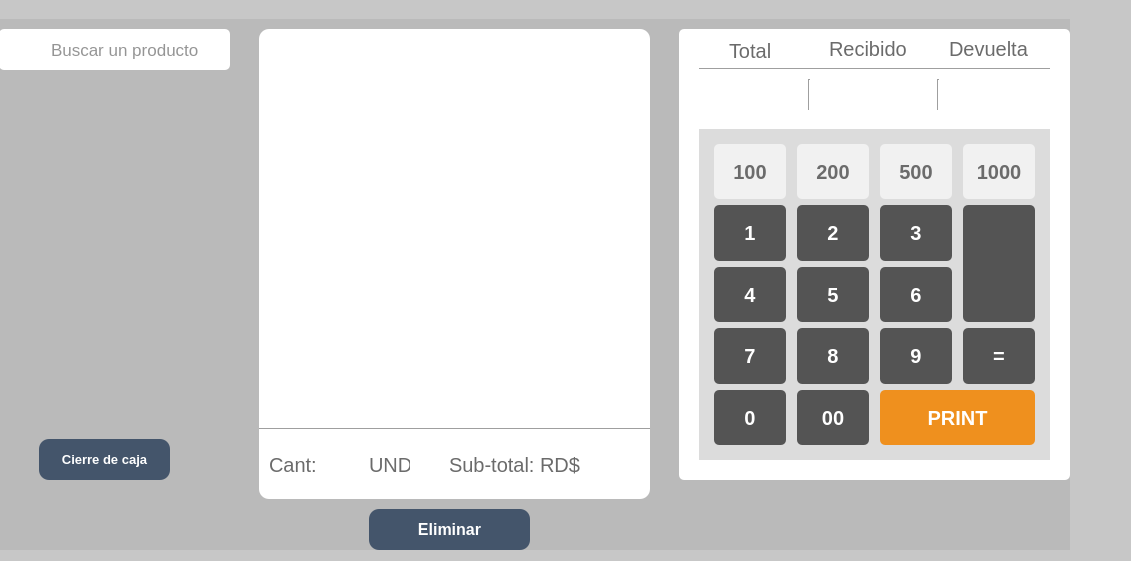
<?xml version="1.0" encoding="UTF-8"?>
<ui version="4.0">
 <class>Form</class>
 <widget class="QWidget" name="Form">
  <property name="geometry">
   <rect>
    <x>0</x>
    <y>0</y>
    <width>1131</width>
    <height>561</height>
   </rect>
  </property>
  <property name="windowTitle">
   <string>Form</string>
  </property>
  <property name="styleSheet">
   <string notr="true">background-color: rgba(167, 167, 167, 100);</string>
  </property>
  <widget class="QWidget" name="contenedor" native="true">
   <property name="geometry">
    <rect>
     <x>-1</x>
     <y>19</y>
     <width>1071</width>
     <height>531</height>
    </rect>
   </property>
   <widget class="QLabel" name="precio_total">
    <property name="geometry">
     <rect>
      <x>710</x>
      <y>60</y>
      <width>81</width>
      <height>31</height>
     </rect>
    </property>
    <property name="styleSheet">
     <string notr="true">
background-color: rgb(255, 255, 255);
	color: rgb(107, 107, 107);
	font-size: 20px;
	font-weight: 100;
	border-radius: 5px;
</string>
    </property>
    <property name="text">
     <string/>
    </property>
    <property name="alignment">
     <set>Qt::AlignCenter</set>
    </property>
   </widget>
   <widget class="Line" name="line_4">
    <property name="geometry">
     <rect>
      <x>931</x>
      <y>60</y>
      <width>16</width>
      <height>31</height>
     </rect>
    </property>
    <property name="styleSheet">
     <string notr="true">background: none;</string>
    </property>
    <property name="orientation">
     <enum>Qt::Vertical</enum>
    </property>
   </widget>
   <widget class="QLabel" name="label_2">
    <property name="geometry">
     <rect>
      <x>10</x>
      <y>20</y>
      <width>21</width>
      <height>21</height>
     </rect>
    </property>
    <property name="styleSheet">
     <string notr="true">QLabel {
	background: none;
}</string>
    </property>
    <property name="text">
     <string/>
    </property>
    <property name="pixmap">
     <pixmap>../Downloads/Descargas/search (1).png</pixmap>
    </property>
    <property name="scaledContents">
     <bool>true</bool>
    </property>
   </widget>
   <widget class="QLabel" name="monto_pagado">
    <property name="geometry">
     <rect>
      <x>830</x>
      <y>60</y>
      <width>81</width>
      <height>31</height>
     </rect>
    </property>
    <property name="styleSheet">
     <string notr="true">
background-color: rgb(255, 255, 255);
	color: rgb(107, 107, 107);
	font-size: 20px;
	font-weight: 100;
	border-radius: 5px;
</string>
    </property>
    <property name="text">
     <string/>
    </property>
    <property name="alignment">
     <set>Qt::AlignCenter</set>
    </property>
   </widget>
   <widget class="QLabel" name="label_6">
    <property name="geometry">
     <rect>
      <x>730</x>
      <y>22</y>
      <width>71</width>
      <height>20</height>
     </rect>
    </property>
    <property name="styleSheet">
     <string notr="true">QLabel {
	background: transparent;
	font-size: 20px;
	font-weight: 200;
	color: rgb(107, 107, 107);
}</string>
    </property>
    <property name="text">
     <string>Total</string>
    </property>
   </widget>
   <widget class="QListView" name="listView_2">
    <property name="geometry">
     <rect>
      <x>680</x>
      <y>10</y>
      <width>391</width>
      <height>451</height>
     </rect>
    </property>
    <property name="styleSheet">
     <string notr="true">QListView {
	background-color: rgb(255, 255, 255);
	border-radius: 5px;
}</string>
    </property>
   </widget>
   <widget class="QLineEdit" name="input_buscar">
    <property name="geometry">
     <rect>
      <x>0</x>
      <y>10</y>
      <width>231</width>
      <height>41</height>
     </rect>
    </property>
    <property name="styleSheet">
     <string notr="true">QLineEdit {
	border-radius: 5px;
	background-color:  rgb(255, 255, 255);
	padding-left: 50px;
	font-size: 17px;
	color: rgb(43, 43, 43);
}</string>
    </property>
    <property name="placeholderText">
     <string>Buscar un producto</string>
    </property>
   </widget>
   <widget class="Line" name="line">
    <property name="geometry">
     <rect>
      <x>260</x>
      <y>400</y>
      <width>391</width>
      <height>20</height>
     </rect>
    </property>
    <property name="styleSheet">
     <string notr="true">background: none;</string>
    </property>
    <property name="orientation">
     <enum>Qt::Horizontal</enum>
    </property>
   </widget>
   <widget class="Line" name="line_5">
    <property name="geometry">
     <rect>
      <x>700</x>
      <y>35</y>
      <width>351</width>
      <height>31</height>
     </rect>
    </property>
    <property name="styleSheet">
     <string notr="true">background: none;</string>
    </property>
    <property name="orientation">
     <enum>Qt::Horizontal</enum>
    </property>
   </widget>
   <widget class="QWidget" name="gridLayoutWidget">
    <property name="geometry">
     <rect>
      <x>700</x>
      <y>110</y>
      <width>351</width>
      <height>331</height>
     </rect>
    </property>
    <layout class="QGridLayout" name="gridLayout_3">
     <property name="leftMargin">
      <number>15</number>
     </property>
     <property name="topMargin">
      <number>15</number>
     </property>
     <property name="rightMargin">
      <number>15</number>
     </property>
     <property name="bottomMargin">
      <number>15</number>
     </property>
     <property name="horizontalSpacing">
      <number>11</number>
     </property>
     <property name="verticalSpacing">
      <number>6</number>
     </property>
     <item row="4" column="3">
      <widget class="QPushButton" name="btn_9">
       <property name="sizePolicy">
        <sizepolicy hsizetype="Preferred" vsizetype="Preferred">
         <horstretch>0</horstretch>
         <verstretch>0</verstretch>
        </sizepolicy>
       </property>
       <property name="styleSheet">
        <string notr="true">QPushButton {
	background-color: rgb(84, 84, 84);
	color:  rgb(255, 255, 255);
	font-size: 20px;
	font-weight: 700;
	border-radius: 5px;
}</string>
       </property>
       <property name="text">
        <string>9</string>
       </property>
      </widget>
     </item>
     <item row="3" column="1">
      <widget class="QPushButton" name="btn_4">
       <property name="sizePolicy">
        <sizepolicy hsizetype="Preferred" vsizetype="MinimumExpanding">
         <horstretch>0</horstretch>
         <verstretch>0</verstretch>
        </sizepolicy>
       </property>
       <property name="maximumSize">
        <size>
         <width>120</width>
         <height>60</height>
        </size>
       </property>
       <property name="styleSheet">
        <string notr="true">QPushButton {
	background-color: rgb(84, 84, 84);
	color:  rgb(255, 255, 255);
	font-size: 20px;
	font-weight: 700;
	border-radius: 5px;
}</string>
       </property>
       <property name="text">
        <string>4</string>
       </property>
      </widget>
     </item>
     <item row="2" column="3">
      <widget class="QPushButton" name="btn_3">
       <property name="sizePolicy">
        <sizepolicy hsizetype="Preferred" vsizetype="Preferred">
         <horstretch>0</horstretch>
         <verstretch>0</verstretch>
        </sizepolicy>
       </property>
       <property name="styleSheet">
        <string notr="true">QPushButton {
	background-color: rgb(84, 84, 84);
	color:  rgb(255, 255, 255);
	font-size: 20px;
	font-weight: 700;
	border-radius: 5px;
}</string>
       </property>
       <property name="text">
        <string>3</string>
       </property>
      </widget>
     </item>
     <item row="0" column="4">
      <widget class="QPushButton" name="btn_valor_4">
       <property name="sizePolicy">
        <sizepolicy hsizetype="Preferred" vsizetype="MinimumExpanding">
         <horstretch>0</horstretch>
         <verstretch>0</verstretch>
        </sizepolicy>
       </property>
       <property name="styleSheet">
        <string notr="true">QPushButton {
background-color: #f1f1f1;
	color: rgb(107, 107, 107);
	font-size: 20px;
	font-weight: 700;
	border-radius: 5px;
}</string>
       </property>
       <property name="text">
        <string>1000</string>
       </property>
      </widget>
     </item>
     <item row="5" column="3" colspan="2">
      <widget class="QPushButton" name="generar_factura">
       <property name="sizePolicy">
        <sizepolicy hsizetype="Preferred" vsizetype="Preferred">
         <horstretch>0</horstretch>
         <verstretch>0</verstretch>
        </sizepolicy>
       </property>
       <property name="styleSheet">
        <string notr="true">QPushButton {
background-color: rgb(239, 144, 30);
	color:  rgb(255, 255, 255);
	font-size: 20px;
	font-weight: 700;
	border-radius: 5px;
}</string>
       </property>
       <property name="text">
        <string>PRINT</string>
       </property>
      </widget>
     </item>
     <item row="4" column="4">
      <widget class="QPushButton" name="btn_igual">
       <property name="sizePolicy">
        <sizepolicy hsizetype="Preferred" vsizetype="Preferred">
         <horstretch>0</horstretch>
         <verstretch>0</verstretch>
        </sizepolicy>
       </property>
       <property name="styleSheet">
        <string notr="true">QPushButton {
	background-color: rgb(84, 84, 84);
	color:  rgb(255, 255, 255);
	font-size: 20px;
	font-weight: 700;
	border-radius: 5px;
}</string>
       </property>
       <property name="text">
        <string>=</string>
       </property>
      </widget>
     </item>
     <item row="5" column="1">
      <widget class="QPushButton" name="btn_0">
       <property name="sizePolicy">
        <sizepolicy hsizetype="Preferred" vsizetype="MinimumExpanding">
         <horstretch>0</horstretch>
         <verstretch>0</verstretch>
        </sizepolicy>
       </property>
       <property name="maximumSize">
        <size>
         <width>120</width>
         <height>60</height>
        </size>
       </property>
       <property name="styleSheet">
        <string notr="true">QPushButton {
	background-color: rgb(84, 84, 84);
	color:  rgb(255, 255, 255);
	font-size: 20px;
	font-weight: 700;
	border-radius: 5px;
}</string>
       </property>
       <property name="text">
        <string>0</string>
       </property>
      </widget>
     </item>
     <item row="3" column="2">
      <widget class="QPushButton" name="btn_5">
       <property name="sizePolicy">
        <sizepolicy hsizetype="Preferred" vsizetype="Preferred">
         <horstretch>0</horstretch>
         <verstretch>0</verstretch>
        </sizepolicy>
       </property>
       <property name="styleSheet">
        <string notr="true">QPushButton {
	background-color: rgb(84, 84, 84);
	color:  rgb(255, 255, 255);
	font-size: 20px;
	font-weight: 700;
	border-radius: 5px;
}</string>
       </property>
       <property name="text">
        <string>5</string>
       </property>
      </widget>
     </item>
     <item row="3" column="3">
      <widget class="QPushButton" name="btn_6">
       <property name="sizePolicy">
        <sizepolicy hsizetype="Preferred" vsizetype="Preferred">
         <horstretch>0</horstretch>
         <verstretch>0</verstretch>
        </sizepolicy>
       </property>
       <property name="styleSheet">
        <string notr="true">QPushButton {
	background-color: rgb(84, 84, 84);
	color:  rgb(255, 255, 255);
	font-size: 20px;
	font-weight: 700;
	border-radius: 5px;
}</string>
       </property>
       <property name="text">
        <string>6</string>
       </property>
      </widget>
     </item>
     <item row="2" column="1">
      <widget class="QPushButton" name="btn_1">
       <property name="enabled">
        <bool>true</bool>
       </property>
       <property name="sizePolicy">
        <sizepolicy hsizetype="Preferred" vsizetype="MinimumExpanding">
         <horstretch>0</horstretch>
         <verstretch>0</verstretch>
        </sizepolicy>
       </property>
       <property name="maximumSize">
        <size>
         <width>120</width>
         <height>60</height>
        </size>
       </property>
       <property name="styleSheet">
        <string notr="true">QPushButton {
	background-color: rgb(84, 84, 84);
	color:  rgb(255, 255, 255);
	font-size: 20px;
	font-weight: 700;
	border-radius: 5px;
}</string>
       </property>
       <property name="text">
        <string>1</string>
       </property>
      </widget>
     </item>
     <item row="2" column="2">
      <widget class="QPushButton" name="btn_2">
       <property name="sizePolicy">
        <sizepolicy hsizetype="Preferred" vsizetype="Preferred">
         <horstretch>0</horstretch>
         <verstretch>0</verstretch>
        </sizepolicy>
       </property>
       <property name="styleSheet">
        <string notr="true">QPushButton {
	background-color: rgb(84, 84, 84);
	color:  rgb(255, 255, 255);
	font-size: 20px;
	font-weight: 700;
	border-radius: 5px;
}</string>
       </property>
       <property name="text">
        <string>2</string>
       </property>
      </widget>
     </item>
     <item row="5" column="2">
      <widget class="QPushButton" name="btn_00">
       <property name="sizePolicy">
        <sizepolicy hsizetype="Preferred" vsizetype="Preferred">
         <horstretch>0</horstretch>
         <verstretch>0</verstretch>
        </sizepolicy>
       </property>
       <property name="styleSheet">
        <string notr="true">QPushButton {
	background-color: rgb(84, 84, 84);
	color:  rgb(255, 255, 255);
	font-size: 20px;
	font-weight: 700;
	border-radius: 5px;
}</string>
       </property>
       <property name="text">
        <string>00</string>
       </property>
      </widget>
     </item>
     <item row="4" column="1">
      <widget class="QPushButton" name="btn_7">
       <property name="sizePolicy">
        <sizepolicy hsizetype="Preferred" vsizetype="MinimumExpanding">
         <horstretch>0</horstretch>
         <verstretch>0</verstretch>
        </sizepolicy>
       </property>
       <property name="maximumSize">
        <size>
         <width>120</width>
         <height>60</height>
        </size>
       </property>
       <property name="styleSheet">
        <string notr="true">QPushButton {
	background-color: rgb(84, 84, 84);
	color:  rgb(255, 255, 255);
	font-size: 20px;
	font-weight: 700;
	border-radius: 5px;
}</string>
       </property>
       <property name="text">
        <string>7</string>
       </property>
      </widget>
     </item>
     <item row="4" column="2">
      <widget class="QPushButton" name="btn_8">
       <property name="sizePolicy">
        <sizepolicy hsizetype="Preferred" vsizetype="Preferred">
         <horstretch>0</horstretch>
         <verstretch>0</verstretch>
        </sizepolicy>
       </property>
       <property name="styleSheet">
        <string notr="true">QPushButton {
	background-color: rgb(84, 84, 84);
	color:  rgb(255, 255, 255);
	font-size: 20px;
	font-weight: 700;
	border-radius: 5px;
}</string>
       </property>
       <property name="text">
        <string>8</string>
       </property>
      </widget>
     </item>
     <item row="0" column="1">
      <widget class="QPushButton" name="btn_valor_1">
       <property name="sizePolicy">
        <sizepolicy hsizetype="Preferred" vsizetype="MinimumExpanding">
         <horstretch>0</horstretch>
         <verstretch>0</verstretch>
        </sizepolicy>
       </property>
       <property name="styleSheet">
        <string notr="true">QPushButton {
background-color: #f1f1f1;
	color: rgb(107, 107, 107);
	font-size: 20px;
	font-weight: 700;
	border-radius: 5px;
}</string>
       </property>
       <property name="text">
        <string>100</string>
       </property>
      </widget>
     </item>
     <item row="0" column="2">
      <widget class="QPushButton" name="btn_valor_2">
       <property name="sizePolicy">
        <sizepolicy hsizetype="Preferred" vsizetype="MinimumExpanding">
         <horstretch>0</horstretch>
         <verstretch>0</verstretch>
        </sizepolicy>
       </property>
       <property name="styleSheet">
        <string notr="true">QPushButton {
background-color: #f1f1f1;
	color: rgb(107, 107, 107);
	font-size: 20px;
	font-weight: 700;
	border-radius: 5px;
}</string>
       </property>
       <property name="text">
        <string>200</string>
       </property>
      </widget>
     </item>
     <item row="0" column="3">
      <widget class="QPushButton" name="btn_valor_3">
       <property name="sizePolicy">
        <sizepolicy hsizetype="Preferred" vsizetype="MinimumExpanding">
         <horstretch>0</horstretch>
         <verstretch>0</verstretch>
        </sizepolicy>
       </property>
       <property name="styleSheet">
        <string notr="true">QPushButton {
background-color: #f1f1f1;
	color: rgb(107, 107, 107);
	font-size: 20px;
	font-weight: 700;
	border-radius: 5px;
}</string>
       </property>
       <property name="text">
        <string>500</string>
       </property>
      </widget>
     </item>
     <item row="2" column="4" rowspan="2">
      <widget class="QPushButton" name="btn_borrar">
       <property name="sizePolicy">
        <sizepolicy hsizetype="Preferred" vsizetype="Preferred">
         <horstretch>0</horstretch>
         <verstretch>0</verstretch>
        </sizepolicy>
       </property>
       <property name="styleSheet">
        <string notr="true">QPushButton {
	background-color: rgb(84, 84, 84);
	color:  rgb(255, 255, 255);
	font-size: 20px;
	font-weight: 700;
	border-radius: 5px;
}</string>
       </property>
       <property name="text">
        <string/>
       </property>
       <property name="icon">
        <iconset>
         <normaloff>../img/elimina.png</normaloff>../img/elimina.png</iconset>
       </property>
       <property name="iconSize">
        <size>
         <width>49</width>
         <height>70</height>
        </size>
       </property>
      </widget>
     </item>
    </layout>
   </widget>
   <widget class="QLabel" name="label_9">
    <property name="geometry">
     <rect>
      <x>950</x>
      <y>20</y>
      <width>101</width>
      <height>20</height>
     </rect>
    </property>
    <property name="styleSheet">
     <string notr="true">QLabel {
	background: transparent;
	font-size: 20px;
	font-weight: 200;
	color: rgb(107, 107, 107);
}</string>
    </property>
    <property name="text">
     <string>Devuelta</string>
    </property>
   </widget>
   <widget class="QPushButton" name="btn_eliminar_lista">
    <property name="geometry">
     <rect>
      <x>370</x>
      <y>490</y>
      <width>161</width>
      <height>41</height>
     </rect>
    </property>
    <property name="font">
     <font>
      <pointsize>12</pointsize>
      <weight>75</weight>
      <bold>true</bold>
     </font>
    </property>
    <property name="styleSheet">
     <string notr="true">background-color:#44556b;
color: #fff;
border-radius: 10px;
height: 60px;</string>
    </property>
    <property name="text">
     <string>Eliminar</string>
    </property>
    <property name="icon">
     <iconset>
      <normaloff>../img/borrar2.png</normaloff>../img/borrar2.png</iconset>
    </property>
    <property name="iconSize">
     <size>
      <width>40</width>
      <height>40</height>
     </size>
    </property>
   </widget>
   <widget class="QPushButton" name="btn_cerrar_caja">
    <property name="geometry">
     <rect>
      <x>40</x>
      <y>420</y>
      <width>131</width>
      <height>41</height>
     </rect>
    </property>
    <property name="font">
     <font>
      <pointsize>10</pointsize>
      <weight>75</weight>
      <bold>true</bold>
     </font>
    </property>
    <property name="styleSheet">
     <string notr="true">background-color:#44556b;
color: #fff;
border-radius: 10px;
</string>
    </property>
    <property name="text">
     <string>Cierre de caja</string>
    </property>
    <property name="icon">
     <iconset>
      <normaloff>../img/cierre_caja.png</normaloff>../img/cierre_caja.png</iconset>
    </property>
    <property name="iconSize">
     <size>
      <width>17</width>
      <height>17</height>
     </size>
    </property>
   </widget>
   <widget class="QLabel" name="label_8">
    <property name="geometry">
     <rect>
      <x>830</x>
      <y>20</y>
      <width>91</width>
      <height>20</height>
     </rect>
    </property>
    <property name="styleSheet">
     <string notr="true">QLabel {
	background: transparent;
	font-size: 20px;
	font-weight: 200;
	color: rgb(107, 107, 107);
}</string>
    </property>
    <property name="text">
     <string>Recibido</string>
    </property>
   </widget>
   <widget class="QLabel" name="devuelta_2">
    <property name="geometry">
     <rect>
      <x>970</x>
      <y>60</y>
      <width>51</width>
      <height>31</height>
     </rect>
    </property>
    <property name="styleSheet">
     <string notr="true">
background-color: rgb(255, 255, 255);
	color: rgb(107, 107, 107);
	font-size: 20px;
	font-weight: 100;
	border-radius: 5px;
</string>
    </property>
    <property name="text">
     <string/>
    </property>
    <property name="alignment">
     <set>Qt::AlignCenter</set>
    </property>
   </widget>
   <widget class="Line" name="line_3">
    <property name="geometry">
     <rect>
      <x>800</x>
      <y>60</y>
      <width>20</width>
      <height>31</height>
     </rect>
    </property>
    <property name="styleSheet">
     <string notr="true">background: none;</string>
    </property>
    <property name="orientation">
     <enum>Qt::Vertical</enum>
    </property>
   </widget>
   <widget class="QScrollArea" name="sugerencias">
    <property name="geometry">
     <rect>
      <x>0</x>
      <y>50</y>
      <width>231</width>
      <height>80</height>
     </rect>
    </property>
    <property name="styleSheet">
     <string notr="true">border:none;
background-color:transparent;</string>
    </property>
    <property name="widgetResizable">
     <bool>true</bool>
    </property>
    <widget class="QWidget" name="scrollAreaWidgetContents">
     <property name="geometry">
      <rect>
       <x>0</x>
       <y>0</y>
       <width>231</width>
       <height>80</height>
      </rect>
     </property>
    </widget>
   </widget>
   <widget class="QListWidget" name="lista_articulo">
    <property name="geometry">
     <rect>
      <x>260</x>
      <y>10</y>
      <width>391</width>
      <height>391</height>
     </rect>
    </property>
    <property name="styleSheet">
     <string notr="true">background-color:#ffffff;
border:none;
border-top-left-radius:10px;
border-top-right-radius:10px;</string>
    </property>
   </widget>
   <widget class="QWidget" name="detalles" native="true">
    <property name="geometry">
     <rect>
      <x>260</x>
      <y>400</y>
      <width>391</width>
      <height>80</height>
     </rect>
    </property>
    <property name="styleSheet">
     <string notr="true">background-color:#ffffff;
border-bottom-left-radius:10px;
border-bottom-right-radius:10px;

</string>
    </property>
    <widget class="QLabel" name="unidades">
     <property name="geometry">
      <rect>
       <x>60</x>
       <y>30</y>
       <width>51</width>
       <height>31</height>
      </rect>
     </property>
     <property name="styleSheet">
      <string notr="true">color: rgb(107, 107, 107);
	background: transparent;
	font-size: 20px;
	font-weight: 200;
	padding-left:2px;</string>
     </property>
     <property name="text">
      <string/>
     </property>
    </widget>
    <widget class="QLabel" name="label_5">
     <property name="geometry">
      <rect>
       <x>110</x>
       <y>30</y>
       <width>41</width>
       <height>31</height>
      </rect>
     </property>
     <property name="styleSheet">
      <string notr="true">color: rgb(107, 107, 107);
	background: transparent;
	font-size: 20px;
	font-weight: 200;
	text-align:end;</string>
     </property>
     <property name="text">
      <string>UND</string>
     </property>
    </widget>
    <widget class="QLabel" name="label">
     <property name="geometry">
      <rect>
       <x>10</x>
       <y>30</y>
       <width>51</width>
       <height>31</height>
      </rect>
     </property>
     <property name="styleSheet">
      <string notr="true">QLabel {
	color: rgb(107, 107, 107);
	background: transparent;
	font-size: 20px;
	font-weight: 200;
}</string>
     </property>
     <property name="text">
      <string>Cant: </string>
     </property>
    </widget>
    <widget class="QLabel" name="label_12">
     <property name="geometry">
      <rect>
       <x>190</x>
       <y>30</y>
       <width>131</width>
       <height>31</height>
      </rect>
     </property>
     <property name="styleSheet">
      <string notr="true">QLabel {
	color: rgb(107, 107, 107);
	background: transparent;
	font-size: 20px;
	font-weight: 200;
}</string>
     </property>
     <property name="text">
      <string>Sub-total: RD$</string>
     </property>
    </widget>
    <widget class="QLabel" name="total">
     <property name="geometry">
      <rect>
       <x>320</x>
       <y>30</y>
       <width>71</width>
       <height>31</height>
      </rect>
     </property>
     <property name="styleSheet">
      <string notr="true">color: rgb(107, 107, 107);
	background: transparent;
	font-size: 20px;
	font-weight: 200;</string>
     </property>
     <property name="text">
      <string/>
     </property>
    </widget>
   </widget>
   <widget class="QLabel" name="icon_buscar">
    <property name="geometry">
     <rect>
      <x>0</x>
      <y>10</y>
      <width>41</width>
      <height>41</height>
     </rect>
    </property>
    <property name="styleSheet">
     <string notr="true">background-color:transparent;</string>
    </property>
    <property name="text">
     <string/>
    </property>
    <property name="pixmap">
     <pixmap>../img/lupa.png</pixmap>
    </property>
    <property name="scaledContents">
     <bool>true</bool>
    </property>
   </widget>
   <zorder>detalles</zorder>
   <zorder>listView_2</zorder>
   <zorder>precio_total</zorder>
   <zorder>line_4</zorder>
   <zorder>label_2</zorder>
   <zorder>monto_pagado</zorder>
   <zorder>label_6</zorder>
   <zorder>input_buscar</zorder>
   <zorder>line</zorder>
   <zorder>line_5</zorder>
   <zorder>gridLayoutWidget</zorder>
   <zorder>label_9</zorder>
   <zorder>btn_eliminar_lista</zorder>
   <zorder>btn_cerrar_caja</zorder>
   <zorder>label_8</zorder>
   <zorder>devuelta_2</zorder>
   <zorder>line_3</zorder>
   <zorder>sugerencias</zorder>
   <zorder>lista_articulo</zorder>
   <zorder>icon_buscar</zorder>
  </widget>
 </widget>
 <resources/>
 <connections/>
</ui>
